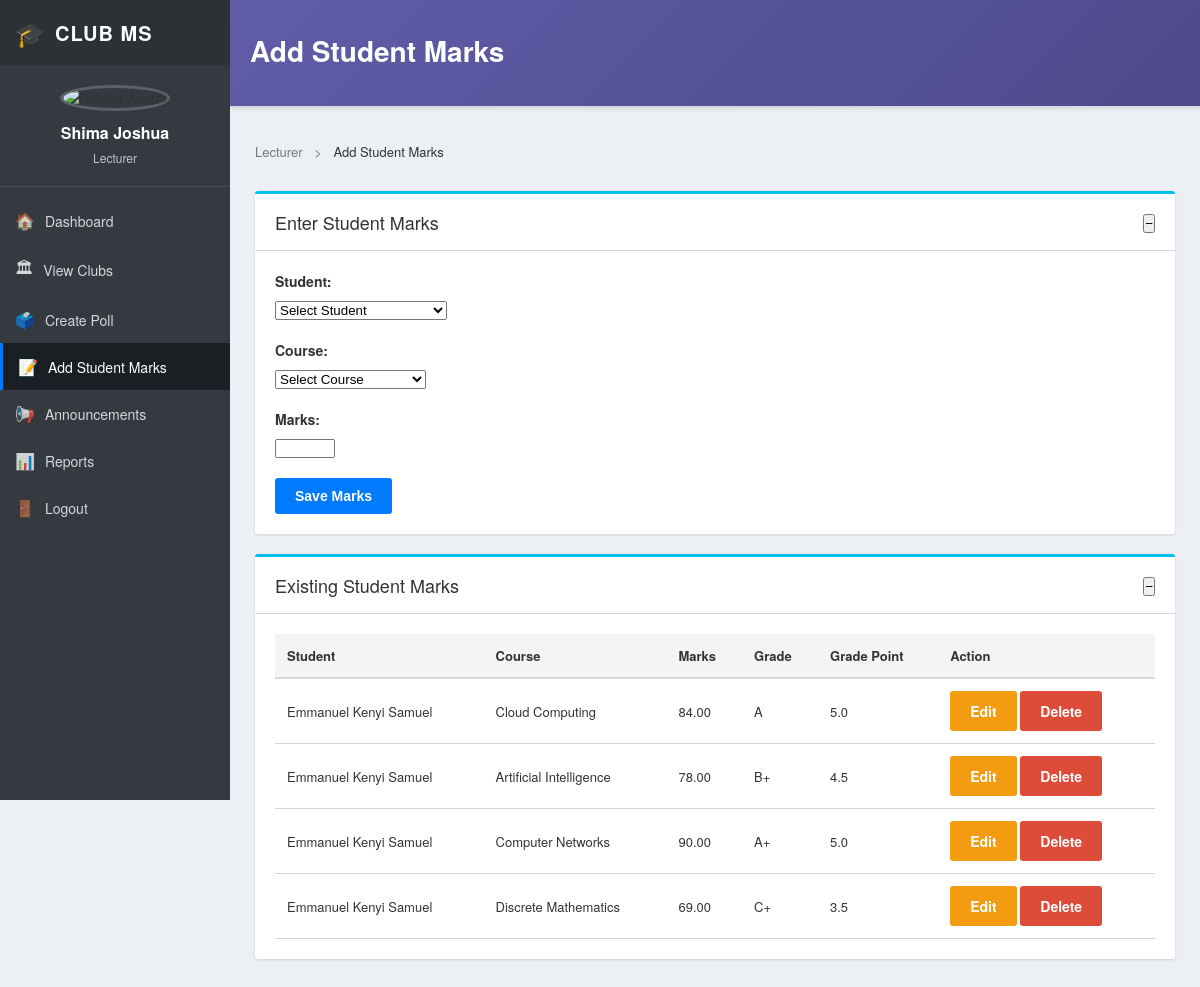
The page /users/dashboard/lecturer/add-marks/ (signed in) on the database as committed earlier.
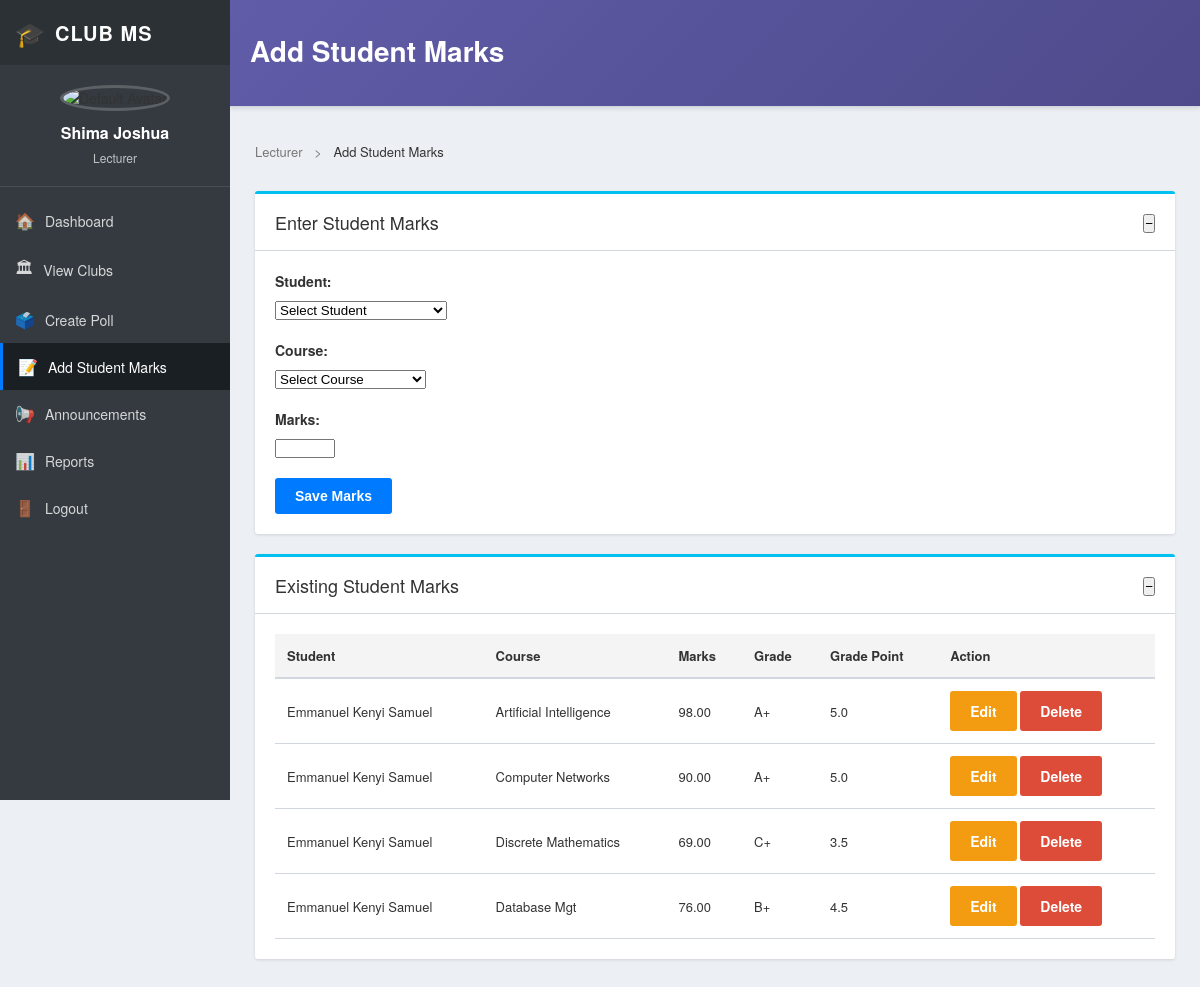
The same page on the database as committed later.
### users/models.py (models this page shows, shortened)
class StudentMark(models.Model):
    student = models.ForeignKey(User, on_delete=models.CASCADE, related_name='student_marks')
    course = models.ForeignKey(Course, on_delete=models.CASCADE)
    marks = models.DecimalField(max_digits=5, decimal_places=2)
    grade_letter = models.CharField(max_length=2, blank=True)
    grade_point = models.DecimalField(max_digits=3, decimal_places=1, blank=True, null=True)
    remarks = models.CharField(max_length=50, blank=True)
    semester = models.CharField(max_length=20, blank=True, null=True)
    date_recorded = models.DateTimeField(auto_now_add=True)

class Profile(models.Model):
    ROLE_CHOICES = [
        ("student", "Student"),
        ("lecturer", "Lecturer"),
        ("admin", "Admin"),
    ]
    user = models.OneToOneField(User, on_delete=models.CASCADE)
    role = models.CharField(max_length=20, choices=ROLE_CHOICES)
    name = models.CharField(max_length=100)

class Course(models.Model):
    code = models.CharField(max_length=10, unique=True)
    name = models.CharField(max_length=100)
    credit_units = models.PositiveIntegerField()

### users/views.py (the view, shortened to what this page needs)
# urls.py: path('dashboard/lecturer/add-marks/', views.lecturer_add_mark, name='lecturer_add_mark'),
@login_required
def lecturer_add_mark(request):
    profile = getattr(request.user, "profile", None)
    if not profile or profile.role.lower() != "lecturer":
        messages.error(request, "Only lecturers can add marks.")
        return redirect("dashboard")
    students = User.objects.filter(profile__role="student").select_related("profile").order_by("profile__name")
    courses = Course.objects.all().order_by("name")
    student_marks = StudentMark.objects.all().select_related("student__profile", "course")
    context = {
        "students": students,
        "courses": courses,
        "student_marks": student_marks,
    }
    return render(request, "users/lecturer_add_mark.html", context)

### users/templates/users/lecturer_add_mark.html (shortened to what the changed rows need)
{% load static %}
<!DOCTYPE html>
<html lang="en">
<head>
    <link rel="stylesheet" href="{% static 'css/lecturer_dashboard.css' %}?v=1">
</head>
<body>
<div class="dashboard-wrapper">
    <main class="dashboard-main">
        <header class="top-header">
            <div class="header-left">
                <h1 class="page-title">Add Student Marks</h1>
            </div>
        </header>
        <div class="dashboard-content">
            <section class="panel">
                <div class="panel-header">
                    <h2>Enter Student Marks</h2>
                </div>
            </section>
            <section class="panel">
                <div class="panel-header">
                    <h2>Existing Student Marks</h2>
                </div>
                <div class="panel-body">
                    {% if student_marks %}
                        <div class="marks-table">
                            <table>
                                <thead>
                                    <tr>
                                        <th>Student</th>
                                        <th>Course</th>
                                        <th>Marks</th>
                                        <th>Grade</th>
                                        <th>Grade Point</th>
                                        <th>Action</th>
                                    </tr>
                                </thead>
                                <tbody>
                                    {% for mark in student_marks %}
                                        <tr>
                                            <td>{{ mark.student.profile.name }}</td>
                                            <td>{{ mark.course.name }}</td>
                                            <td>{{ mark.marks }}</td>
                                            <td>{{ mark.grade_letter }}</td>
                                            <td>{{ mark.grade_point }}</td>
                                            <td>
                                                <a href="{% url 'edit_mark' mark.id %}" class="btn btn-warning">Edit</a>
                                                <a href="{% url 'delete_mark' mark.id %}" class="btn btn-danger">Delete</a>
                                            </td>
                                        </tr>
                                    {% endfor %}
                                </tbody>
                            </table>
                        </div>
                    {% else %}
                        <div class="empty-state">
                            <div class="empty-icon">📝</div>
                            <h2>No Marks Added Yet</h2>
                            <p>Start by adding marks for your students above.</p>
                        </div>
                    {% endif %}
                </div>
            </section>
        </div>
    </main>
</div>
</body>
</html>

Rows that differ between the two databases and show on the page:
removed StudentMark: student.profile.name "Emmanuel Kenyi Samuel", course.name "Cloud Computing", marks "84.00", grade_letter "A", grade_point "5.0"
changed StudentMark "Artificial Intelligence": marks "78.00" → "98.00"; grade_letter "B+" → "A+"; grade_point "4.5" → "5.0"
added StudentMark: student.profile.name "Emmanuel Kenyi Samuel", course.name "Database Mgt", marks "76.00", grade_letter "B+", grade_point "4.5"
